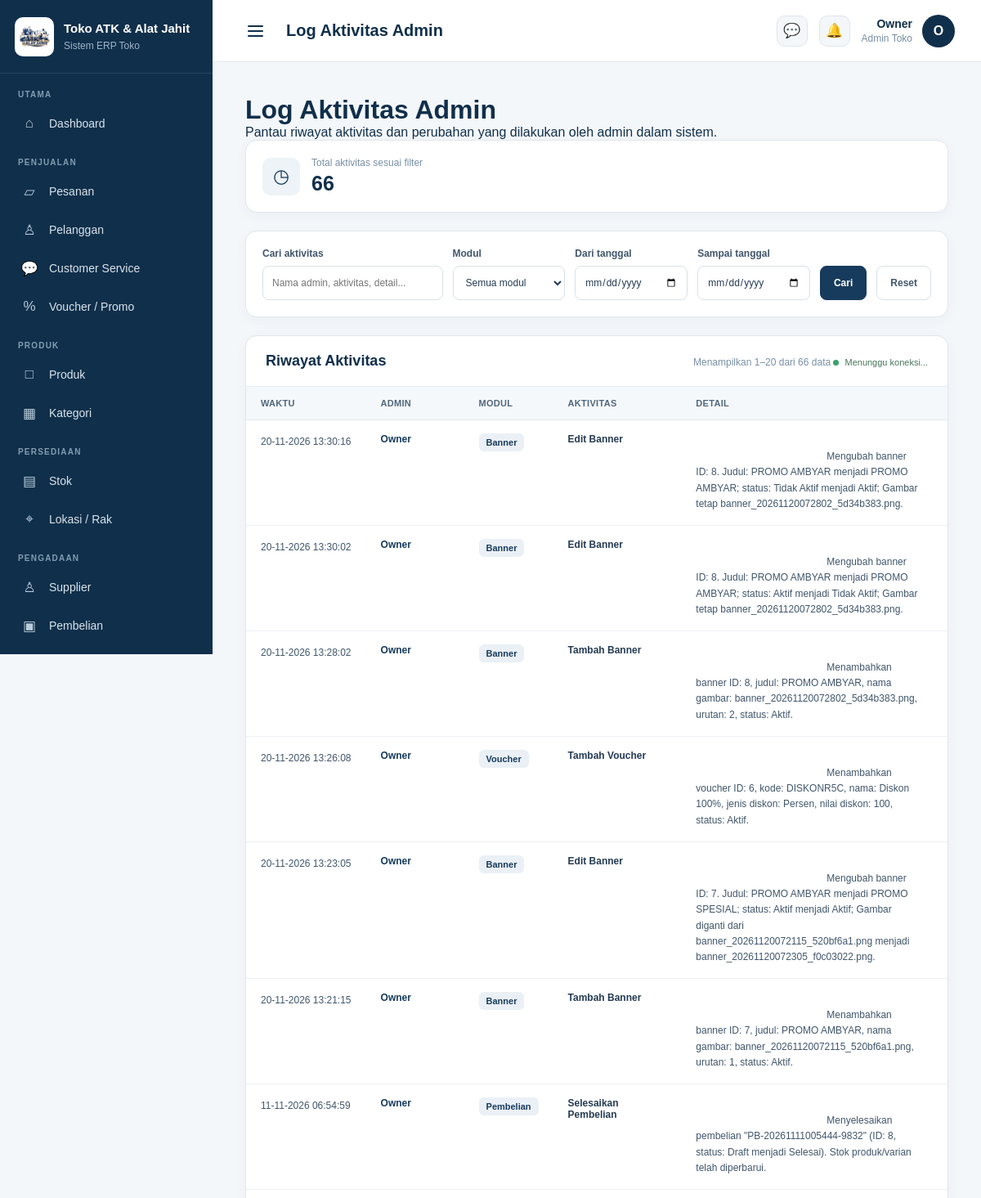
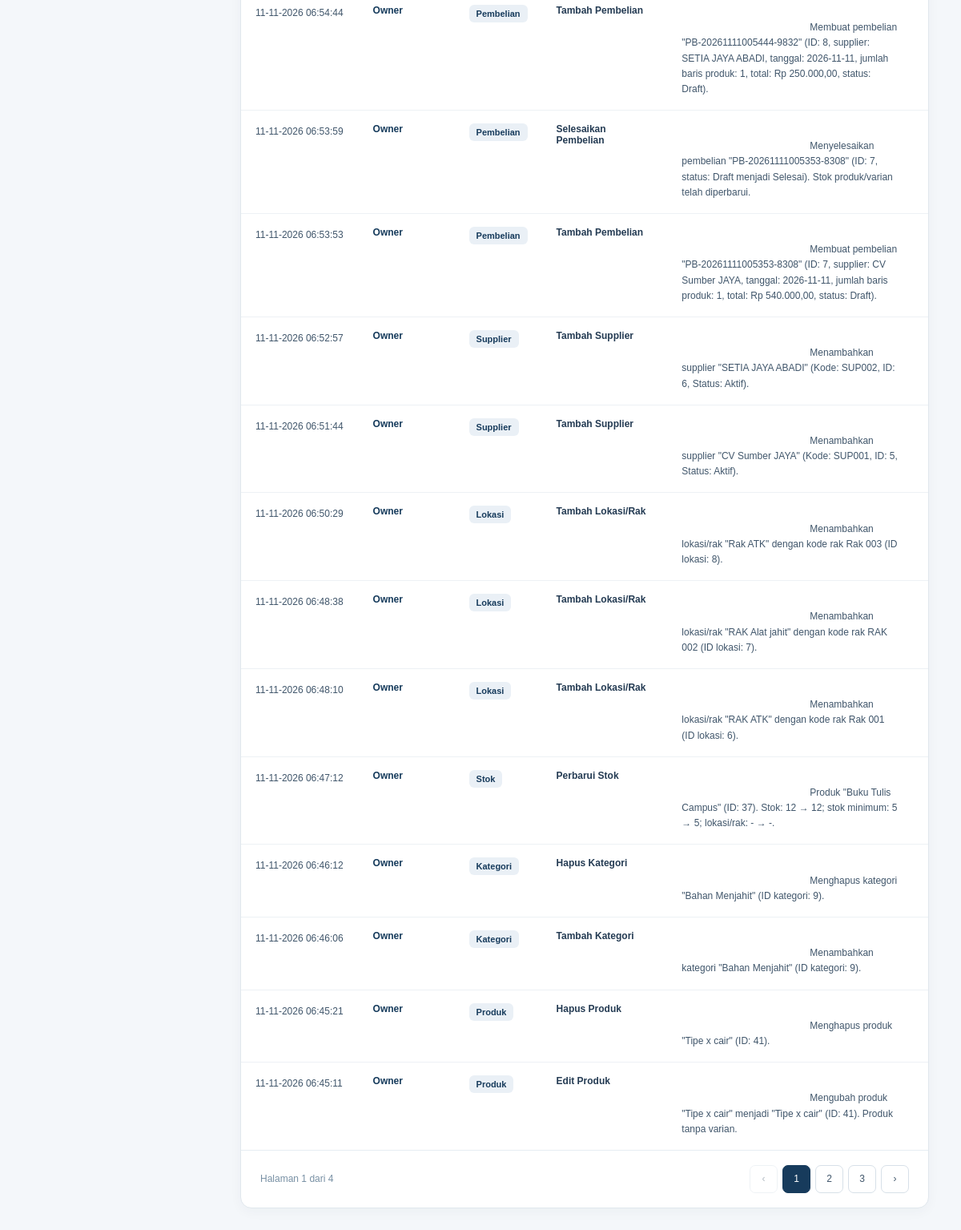
/admin/log_aktivitas/index.php (signed in), run on the app's committed database (2 pictures, top to bottom).
### tables this page shows
CREATE TABLE `admin_log_aktivitas` (
  `id_log` bigint(20) UNSIGNED NOT NULL,
  `id_admin` int(11) DEFAULT NULL,
  `nama_admin` varchar(100) DEFAULT NULL,
  `modul` varchar(50) NOT NULL,
  `aktivitas` varchar(100) NOT NULL,
  `detail` text DEFAULT NULL,
  `ip_address` varchar(45) DEFAULT NULL,
  `user_agent` varchar(255) DEFAULT NULL,
  `created_at` datetime NOT NULL DEFAULT current_timestamp()
);

### admin/log_aktivitas/index.php (the view, shortened to what this page needs)
<?php
require_once __DIR__ . "/../../config/koneksi.php";
function eLog($nilai)
{
    return htmlspecialchars((string) ($nilai ?? ''), ENT_QUOTES, 'UTF-8');
}
function validTanggalLog($tanggal)
{
    if (!is_string($tanggal) || $tanggal === '') {
        return false;
    }
    $hasil = DateTime::createFromFormat('!Y-m-d', $tanggal);
    return $hasil && $hasil->format('Y-m-d') === $tanggal;
}
function urlHalamanLog($nomor, $parameter)
{
    $parameter['halaman'] = $nomor;
    return '?' . http_build_query($parameter);
}
$search = trim($_GET['search'] ?? '');
$modul = trim($_GET['modul'] ?? '');
$tanggal_mulai = $_GET['tanggal_mulai'] ?? '';
$tanggal_selesai = $_GET['tanggal_selesai'] ?? '';
if (!validTanggalLog($tanggal_mulai)) {
    $tanggal_mulai = '';
}
if (!validTanggalLog($tanggal_selesai)) {
    $tanggal_selesai = '';
}
$where = [];
$where_sql = !empty($where)
    ? "WHERE " . implode(" AND ", $where)
    : "";
$per_halaman = 20;
$halaman = max(1, (int) ($_GET['halaman'] ?? 1));
$query_total = mysqli_query(
    $conn,
    "SELECT COUNT(*) AS total
     FROM admin_log_aktivitas
     $where_sql"
);
$total_data = 0;
if ($query_total) {
    $data_total = mysqli_fetch_assoc($query_total);
    $total_data = (int) ($data_total['total'] ?? 0);
}
$total_halaman = max(1, (int) ceil($total_data / $per_halaman));
$halaman = min($halaman, $total_halaman);
$offset = ($halaman - 1) * $per_halaman;
$query_log = mysqli_query(
    $conn,
    "SELECT
        id_log,
        id_admin,
        nama_admin,
        modul,
        aktivitas,
        detail,
        ip_address,
        created_at
     FROM admin_log_aktivitas
     $where_sql
     ORDER BY created_at DESC, id_log DESC
     LIMIT $per_halaman OFFSET $offset"
);
$data_log = [];
if ($query_log) {
    while ($row = mysqli_fetch_assoc($query_log)) {
        $data_log[] = $row;
    }
}
$nomor_awal = $total_data > 0 ? $offset + 1 : 0;
$nomor_akhir = min($offset + $per_halaman, $total_data);
$parameter_url = [
    'search' => $search,
    'modul' => $modul,
    'tanggal_mulai' => $tanggal_mulai,
    'tanggal_selesai' => $tanggal_selesai
];
?>
<!DOCTYPE html>
<html lang="id">
<head>
    <link
        rel="stylesheet"
        href="/project_atk_jahit/admin/assets/css/admin.css"
    >
</head>
<body>
<div class="admin-layout">
    <?php require_once __DIR__ . "/../includes/sidebar.php"; ?>
    <main class="admin-main">
        <?php require_once __DIR__ . "/../includes/navbar.php"; ?>
        <div class="admin-content">
            <div class="log-page">
                <div class="page-header">
                    <div>
                        <h1>Log Aktivitas Admin</h1>
                        <p>Pantau riwayat aktivitas dan perubahan yang dilakukan oleh admin dalam sistem.</p>
                    </div>
                </div>
                <section class="log-summary">
                    <div class="log-summary-icon">◷</div>
                    <div>
                        <small>Total aktivitas sesuai filter</small>
                        <strong id="log-total">
                            <?= number_format($total_data, 0, ',', '.'); ?>
                        </strong>
                    </div>
                </section>
                <form method="GET" action="index.php" class="log-filter">
                    <div class="log-filter-group">
                        <label for="search">Cari aktivitas</label>
                        <input
                            type="text"
                            id="search"
                            name="search"
                            value="<?= eLog($search); ?>"
                            placeholder="Nama admin, aktivitas, detail..."
                        >
                    </div>
                    <div class="log-filter-group">
                        <label for="modul">Modul</label>
                        <select id="modul" name="modul">
                            <option value="">Semua modul</option>
                        </select>
                    </div>
                    <div class="log-filter-group">
                        <label for="tanggal_mulai">Dari tanggal</label>
                        <input
                            type="date"
                            id="tanggal_mulai"
                            name="tanggal_mulai"
                            value="<?= eLog($tanggal_mulai); ?>"
                        >
                    </div>
                    <div class="log-filter-group">
                        <label for="tanggal_selesai">Sampai tanggal</label>
                        <input
                            type="date"
                            id="tanggal_selesai"
                            name="tanggal_selesai"
                            value="<?= eLog($tanggal_selesai); ?>"
                        >
                    </div>
                    <button type="submit" class="log-btn">Cari</button>
                    <a href="index.php" class="log-btn log-btn-reset">Reset</a>
                </form>
                <section class="log-table-card">
                    <div class="log-table-heading">
                        <h2>Riwayat Aktivitas</h2>
                        <div>
                            <span id="log-range">
                                Menampilkan <?= $nomor_awal; ?>–<?= $nomor_akhir; ?>
                                dari <?= number_format($total_data, 0, ',', '.'); ?> data
                            </span>
                            <span class="log-auto-status" id="log-auto-status">
                            </span>
                        </div>
                    </div>
                    <div class="log-table-wrap">
                        <table class="log-table">
                            <thead>
                                <tr>
                                    <th>Waktu</th>
                                    <th>Admin</th>
                                    <th>Modul</th>
                                    <th>Aktivitas</th>
                                    <th>Detail</th>
                                    <th>Alamat IP</th>
                                </tr>
                            </thead>
                            <tbody id="log-tbody">
                                <?php if (empty($data_log)): ?>
                                    <tr>
                                        <td colspan="6" class="log-empty">
                                            Belum ada aktivitas yang tercatat, atau data tidak ditemukan.
                                        </td>
                                    </tr>
                                <?php else: ?>
                                    <?php foreach ($data_log as $log): ?>
                                        <tr>
                                            <td class="log-date">
                                                <?= eLog(date('d-m-Y H:i:s', strtotime($log['created_at']))); ?>
                                            </td>
                                            <td class="log-admin">
                                                <?= eLog(
                                                    $log['nama_admin']
                                                    ?: 'Admin #' . ($log['id_admin'] ?? '-')
                                                ); ?>
                                            </td>
                                            <td>
                                                <span class="log-module">
                                                    <?= eLog(
                                                        ucwords(str_replace('_', ' ', $log['modul']))
                                                    ); ?>
                                                </span>
                                            </td>
                                            <td class="log-activity">
                                                <?= eLog($log['aktivitas']); ?>
                                            </td>
                                            <td class="log-detail">
                                                <?= eLog($log['detail'] ?: '-'); ?>
                                            </td>
                                            <td class="log-ip">
                                            </td>
                                        </tr>
                                    <?php endforeach; ?>
                                <?php endif; ?>
                            </tbody>
                        </table>
                    </div>
                    <div
                        class="log-pagination"
                        id="log-pagination"
                        style="<?= $total_data > 0 ? '' : 'display:none;'; ?>"
                    >
                        <div class="log-pagination-info" id="pagination-info">
                            Halaman <?= $halaman; ?> dari <?= $total_halaman; ?>
                        </div>
                        <div class="log-pagination-links" id="pagination-links">
                            <a
                                class="log-page-link <?= $halaman <= 1 ? 'disabled' : ''; ?>"
                                href="<?= eLog(urlHalamanLog(max(1, $halaman - 1), $parameter_url)); ?>"
                            >‹</a>
                            <?php
                            $awal = max(1, $halaman - 2);
                            $akhir = min($total_halaman, $halaman + 2);
                            ?>
                            <?php for ($i = $awal; $i <= $akhir; $i++): ?>
                                <a
                                    class="log-page-link <?= $i === $halaman ? 'active' : ''; ?>"
                                    href="<?= eLog(urlHalamanLog($i, $parameter_url)); ?>"
                                ><?= $i; ?></a>
                            <?php endfor; ?>
                            <a
                                class="log-page-link <?= $halaman >= $total_halaman ? 'disabled' : ''; ?>"
                                href="<?= eLog(urlHalamanLog(min($total_halaman, $halaman + 1), $parameter_url)); ?>"
                            >›</a>
                        </div>
                    </div>
                </section>
            </div>
        </div>
    </main>
</div>
</body>
</html>

### admin/assets/css/admin.css (style rules this page uses)
* { margin: 0; padding: 0; box-sizing: border-box; }
html { font-size: 16px; }
body { font-family: Arial, Helvetica, sans-serif; background: #f4f7fa; color: #102f4b; min-height: 100vh; }
a { text-decoration: none; color: inherit; }
.admin-layout { display: flex; min-height: 100vh; width: 100%; }
.admin-main { flex: 1; min-width: 0; min-height: 100vh; }
.admin-content { padding: 40px; max-width: 1500px; }

### data on the page
admin_log_aktivitas: created_at "20-11-2026 13:30:16", nama_admin "Owner", modul "Banner", aktivitas "Edit Banner", detail "Mengubah banner ID: 8. Judul: PROMO AMBYAR menjadi PROMO AMBYAR; status: Tidak Aktif menjadi Aktif; Gambar tetap banner_20261120072802_5d34b383.png.…"
admin_log_aktivitas: created_at "20-11-2026 13:30:02", nama_admin "Owner", modul "Banner", aktivitas "Edit Banner", detail "Mengubah banner ID: 8. Judul: PROMO AMBYAR menjadi PROMO AMBYAR; status: Aktif menjadi Tidak Aktif; Gambar tetap banner_20261120072802_5d34b383.png.…"
admin_log_aktivitas: created_at "20-11-2026 13:28:02", nama_admin "Owner", modul "Banner", aktivitas "Tambah Banner", detail "Menambahkan banner ID: 8, judul: PROMO AMBYAR, nama gambar: banner_20261120072802_5d34b383.png, urutan: 2, status: Aktif."
admin_log_aktivitas: created_at "20-11-2026 13:26:08", nama_admin "Owner", modul "Voucher", aktivitas "Tambah Voucher", detail "Menambahkan voucher ID: 6, kode: DISKONR5C, nama: Diskon 100%, jenis diskon: Persen, nilai diskon: 100, status: Aktif."
admin_log_aktivitas: created_at "20-11-2026 13:23:05", nama_admin "Owner", modul "Banner", aktivitas "Edit Banner", detail "Mengubah banner ID: 7. Judul: PROMO AMBYAR menjadi PROMO SPESIAL; status: Aktif menjadi Aktif; Gambar diganti dari banner_20261120072115_520bf6a1.png menjadi banner_20261120072305_f0c03022.png.…"
admin_log_aktivitas: created_at "20-11-2026 13:21:15", nama_admin "Owner", modul "Banner", aktivitas "Tambah Banner", detail "Menambahkan banner ID: 7, judul: PROMO AMBYAR, nama gambar: banner_20261120072115_520bf6a1.png, urutan: 1, status: Aktif."
admin_log_aktivitas: created_at "11-11-2026 06:54:59", nama_admin "Owner", modul "Pembelian", aktivitas "Selesaikan Pembelian", detail "Menyelesaikan pembelian \"PB-20261111005444-9832\" (ID: 8, status: Draft menjadi Selesai). Stok produk/varian telah diperbarui."
admin_log_aktivitas: created_at "11-11-2026 06:54:44", nama_admin "Owner", modul "Pembelian", aktivitas "Tambah Pembelian", detail "Membuat pembelian \"PB-20261111005444-9832\" (ID: 8, supplier: SETIA JAYA ABADI, tanggal: 2026-11-11, jumlah baris produk: 1, total: Rp 250.000,00, status: Draft)."
admin_log_aktivitas: created_at "11-11-2026 06:53:59", nama_admin "Owner", modul "Pembelian", aktivitas "Selesaikan Pembelian", detail "Menyelesaikan pembelian \"PB-20261111005353-8308\" (ID: 7, status: Draft menjadi Selesai). Stok produk/varian telah diperbarui."
admin_log_aktivitas: created_at "11-11-2026 06:53:53", nama_admin "Owner", modul "Pembelian", aktivitas "Tambah Pembelian", detail "Membuat pembelian \"PB-20261111005353-8308\" (ID: 7, supplier: CV Sumber JAYA, tanggal: 2026-11-11, jumlah baris produk: 1, total: Rp 540.000,00, status: Draft).…"
admin_log_aktivitas: created_at "11-11-2026 06:52:57", nama_admin "Owner", modul "Supplier", aktivitas "Tambah Supplier", detail "Menambahkan supplier \"SETIA JAYA ABADI\" (Kode: SUP002, ID: 6, Status: Aktif)."
admin_log_aktivitas: created_at "11-11-2026 06:51:44", nama_admin "Owner", modul "Supplier", aktivitas "Tambah Supplier", detail "Menambahkan supplier \"CV Sumber JAYA\" (Kode: SUP001, ID: 5, Status: Aktif)."
admin_log_aktivitas: created_at "11-11-2026 06:50:29", nama_admin "Owner", modul "Lokasi", aktivitas "Tambah Lokasi/Rak", detail "Menambahkan lokasi/rak \"Rak ATK\" dengan kode rak Rak 003 (ID lokasi: 8)."
admin_log_aktivitas: created_at "11-11-2026 06:48:38", nama_admin "Owner", modul "Lokasi", aktivitas "Tambah Lokasi/Rak", detail "Menambahkan lokasi/rak \"RAK Alat jahit\" dengan kode rak RAK 002 (ID lokasi: 7)."
admin_log_aktivitas: created_at "11-11-2026 06:48:10", nama_admin "Owner", modul "Lokasi", aktivitas "Tambah Lokasi/Rak", detail "Menambahkan lokasi/rak \"RAK ATK\" dengan kode rak Rak 001 (ID lokasi: 6)."
admin_log_aktivitas: created_at "11-11-2026 06:47:12", nama_admin "Owner", modul "Stok", aktivitas "Perbarui Stok", detail "Produk \"Buku Tulis Campus\" (ID: 37). Stok: 12 → 12; stok minimum: 5 → 5; lokasi/rak: - → -."
admin_log_aktivitas: created_at "11-11-2026 06:46:12", nama_admin "Owner", modul "Kategori", aktivitas "Hapus Kategori", detail "Menghapus kategori \"Bahan Menjahit\" (ID kategori: 9).…"
admin_log_aktivitas: created_at "11-11-2026 06:46:06", nama_admin "Owner", modul "Kategori", aktivitas "Tambah Kategori", detail "Menambahkan kategori \"Bahan Menjahit\" (ID kategori: 9).…"
admin_log_aktivitas: created_at "11-11-2026 06:45:21", nama_admin "Owner", modul "Produk", aktivitas "Hapus Produk", detail "Menghapus produk \"Tipe x cair\" (ID: 41)."
admin_log_aktivitas: created_at "11-11-2026 06:45:11", nama_admin "Owner", modul "Produk", aktivitas "Edit Produk", detail "Mengubah produk \"Tipe x cair\" menjadi \"Tipe x cair\" (ID: 41). Produk tanpa varian."

### other printed values
$pageTitle "Log Aktivitas Admin"
$namaAdmin "Owner"
$avatar "O"
$total_data "66"
$nomor_awal "1"
$nomor_akhir "20"
$halaman "1"
$total_halaman "4"
